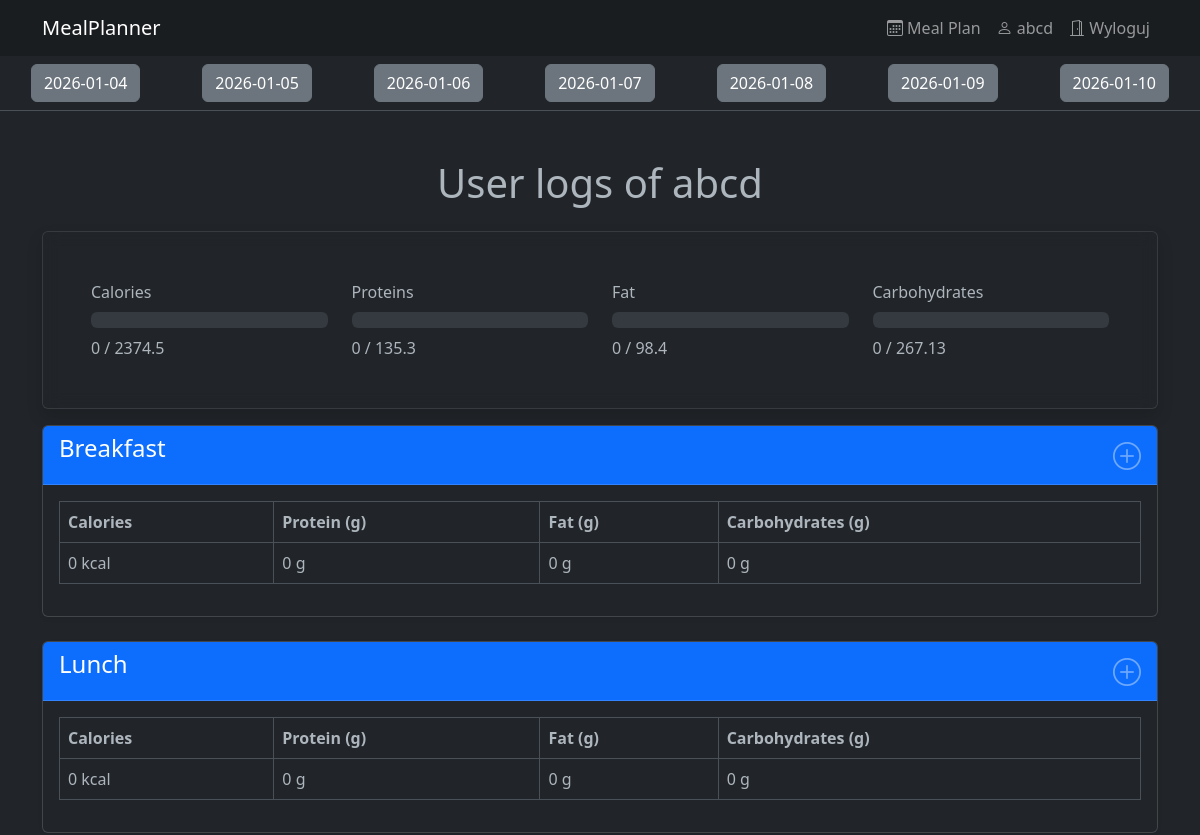
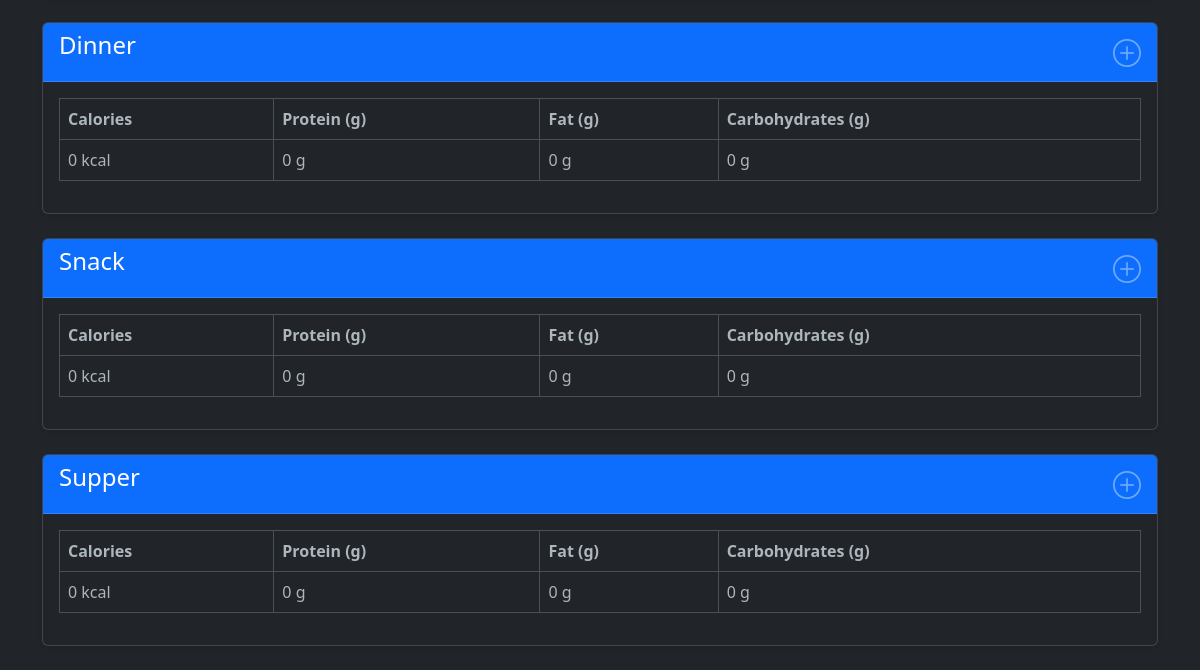
Page /food_logs/?date=2026-01-07 (signed in) on the earlier database version (2 pictures, top to bottom).
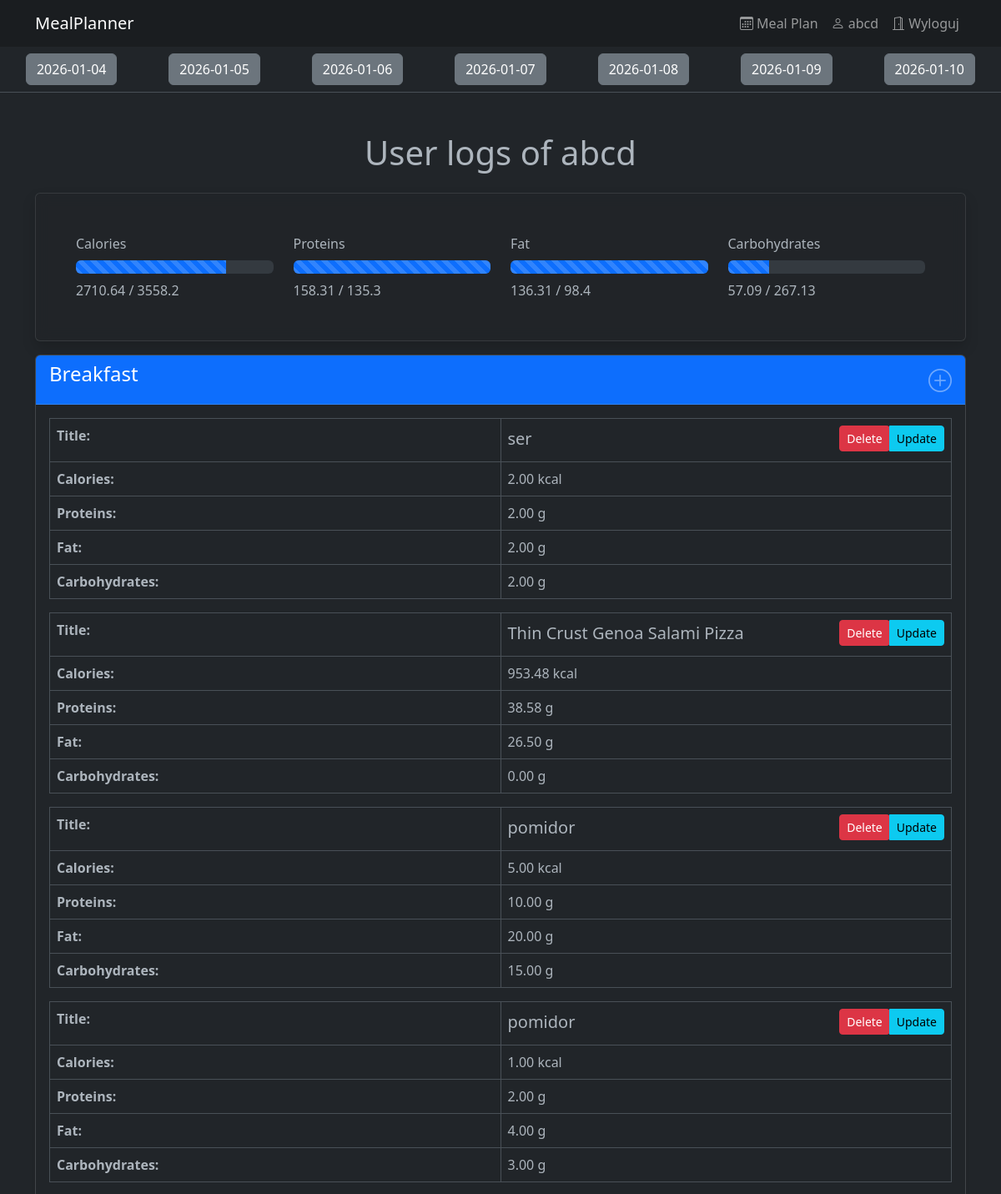
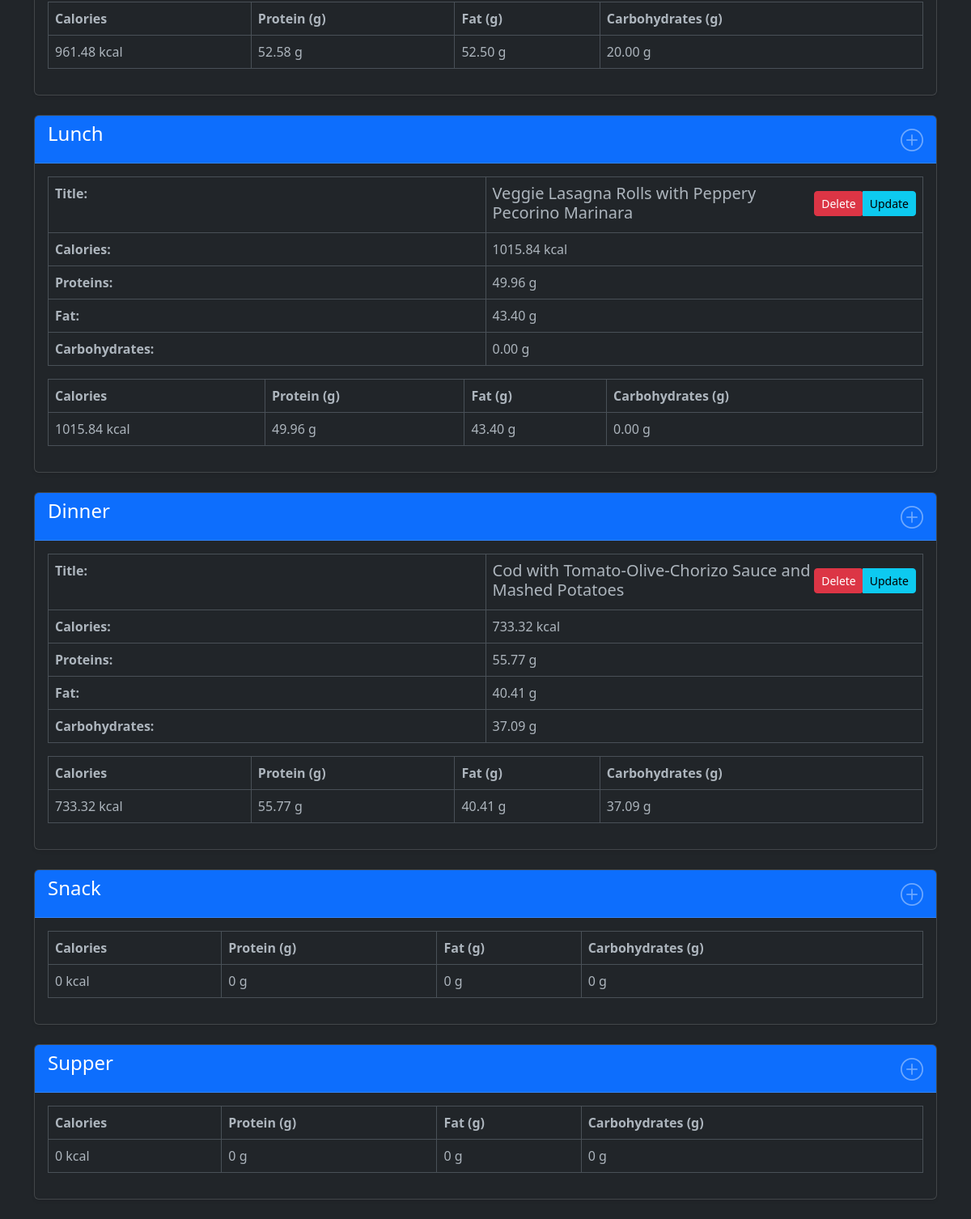
Same page on the later database version (2 pictures, top to bottom).
### recipes/models.py (models this page shows, shortened)
class Recipe (models.Model):
    spoonacular_id=models.IntegerField(unique=True,null=True)
    title=models.CharField(max_length=300)
    ingredients_text = models.TextField(blank=True)
    calories=models.DecimalField(max_digits=6,decimal_places=2)
    protein=models.DecimalField(max_digits=5,decimal_places=2)
    carbohydrates=models.DecimalField(max_digits=5,decimal_places=2)
    fat=models.DecimalField(max_digits=5,decimal_places=2)
    instructions=models.TextField(blank=True)
    image_url=models.URLField()
    servings=models.IntegerField()
    is_vegetarian=models.BooleanField(default=False)
    is_vegan=models.BooleanField(default=False)
    is_gluten_free=models.BooleanField(default=False)
    is_custom=models.BooleanField(default=False)
    created_by=models.ForeignKey(User,null=True,on_delete=models.SET_NULL)
    created_at=models.DateTimeField(auto_now_add=True)
    class Meta:
        ordering = ['-created_at']

class FoodLog(models.Model):
    user=models.ForeignKey(User,on_delete=models.CASCADE,related_name='logs')
    date=models.DateField()
    meal_type=models.CharField(max_length=20,choices=MealType.choices)
    recipe=models.ForeignKey(Recipe,blank=True,null=True,on_delete=models.CASCADE)
    custom_title = models.CharField(blank=True,null=True,max_length=300)
    custom_calories = models.DecimalField(blank=True,null=True,max_digits=6, decimal_places=2)
    custom_protein = models.DecimalField(blank=True,null=True,max_digits=5, decimal_places=2)
    custom_carbohydrates = models.DecimalField(blank=True,null=True,max_digits=5, decimal_places=2)
    custom_fat = models.DecimalField(blank=True,null=True,max_digits=5, decimal_places=2)
    servings = models.IntegerField()
    created_at = models.DateTimeField(auto_now_add=True)

### recipes/views.py (the view)
# urls.py: path('', certain_food_log, name='food_logs'),
@login_required
def certain_food_log(request: HttpRequest) -> HttpResponse:
    date_str = request.GET.get('date')
    date = get_date(date_str)
    dates = [date + timedelta(days=i) for i in range(-3, 4)]
    food_logs = get_certain_food_log(user=request.user, date=date)
    day_macros = get_day_macros(user=request.user, date=date)
    summed_day_macroelements = sum_day_macros(user=request.user, date=date)
    percentages = get_macroelements_percentages(actual_macroelements=summed_day_macroelements, user=request.user)
    return render(request, 'food_logs/certain_food_log.html', {
        'user': request.user,
        'food_logs_types': food_logs,
        'day_macros': day_macros,
        'dates': dates,
        'this_date': date,
        'calculated_macroelements': request.user.profile.macronutrients,
        'summed_day_macroelements': summed_day_macroelements,
        'percentages': percentages,
    })

### domain/food_log.py (called while the page is built)
def get_date(date_str: str) -> datetime:
    if date_str:
        try:
            date = datetime.strptime(date_str, '%Y-%m-%d').date()
        except ValueError:
            date = datetime.today()
    else:
        date = datetime.today()
    return date

def sum_macros(logs):
    if not logs.exists():
        return {'calories': 0, 'protein': 0, 'fat': 0, 'carbohydrates': 0}
    else:
        macroelements_list = list(map(get_entry_macros, logs))
        return reduce(
            lambda acc, item: {
                'calories': acc['calories'] + item['calories'],
                'protein': acc['protein'] + item['protein'],
                'fat': acc['fat'] + item['fat'],
                'carbohydrates': acc['carbohydrates'] + item['carbohydrates']
            },
            macroelements_list,
            {'calories': 0, 'protein': 0, 'fat': 0, 'carbohydrates': 0}
        )

def get_macroelements_percentages(actual_macroelements, user: User):
    goals = user.profile.macronutrients
    return {
        'calories': round(float(actual_macroelements['calories']) / goals['calories'] * 100),
        'protein': round(float(actual_macroelements['protein']) / goals['protein'] * 100),
        'fat': round(float(actual_macroelements['fat']) / goals['fat'] * 100),
        'carbohydrates': round(float(actual_macroelements['carbohydrates']) / goals['carbohydrates'] * 100)
    }

def sum_day_macros(user: User, date) -> dict:
    food_logs = FoodLog.objects.filter(user=user, date=date)
    return sum_macros(food_logs)

def get_day_macros(user: User, date) -> dict:
    food_logs_type = [(
        meal_type.value,
        FoodLog.objects.filter(user=user, date=date, meal_type=meal_type.value)
    ) for meal_type in MealType]
    return dict(
        map(
            lambda item: (item[0], sum_macros(item[1])),
            food_logs_type
        )
    )

### users/models.py (called while the page is built, shortened)
    @property
    def macronutrients(self):
        if self.target_macros:
            return {
                'calories': float(self.target_macros.calories),
                'protein': float(self.target_macros.protein),
                'fat': float(self.target_macros.fat),
                'carbohydrates': float(self.target_macros.carbohydrates)
            }

### templates/food_logs/certain_food_log.html (shortened to what this page needs)
{% extends 'base.html' %}
{% block content %}
    <table class="table table-hover bg-dark-subtle  mt-0 text-center w-100">
        <tbody>
        <tr>
            {% for date in dates %}
                <td>
                    <a href="?date={{ date|date:'Y-m-d' }}" class="btn btn-secondary">{{ date|date:'Y-m-d' }}</a>
                </td>
            {% endfor %}
        </tr>
        </tbody>
    </table>
    <div class="container mt-5">
        <h1 class="text-center mb-4">User logs of {{ user.username }}</h1>
        <div class="card shadow mb-3"
             style="background-color: rgba(33, 37, 41, 0.85);backdrop-filter: blur(8px);border: 1px solid rgba(255, 255, 255, 0.1);">
            <div class="card-body p-5">
                <div class="list-group-item">
                    <div class="row mb-2">
                        <div class="col-3">Calories</div>
                        <div class="col-3">Proteins</div>
                        <div class="col-3">Fat</div>
                        <div class="col-3">Carbohydrates</div>
                    </div>
                    <div class="row">
                        <div class="col-3">
                            <div class="progress mb-2">
                                <div class="progress-bar progress-bar-striped progress-bar-animated" role="progressbar"
                                     aria-valuenow={{ percentages.calories }} aria-valuemin="0" aria-valuemax="100"
                                     style="width: {{ percentages.calories }}%">
                                </div>
                            </div>
                            {{ summed_day_macroelements.calories }} / {{ calculated_macroelements.calories }}
                        </div>
                        <div class="col-3">
                            <div class="progress mb-2">
                                <div class="progress-bar progress-bar-striped progress-bar-animated" role="progressbar"
                                     aria-valuenow={{ percentages.protein }} aria-valuemin="0" aria-valuemax="100"
                                     style="width: {{ percentages.protein }}%">
                                </div>
                            </div>
                            {{ summed_day_macroelements.protein }} / {{ calculated_macroelements.protein }}
                        </div>
                        <div class="col-3">
                            <div class="progress mb-2">
                                <div class="progress-bar progress-bar-striped progress-bar-animated" role="progressbar"
                                     aria-valuenow={{ percentages.fat }} aria-valuemin="0" aria-valuemax="100"
                                     style="width: {{ percentages.fat }}%">
                                </div>
                            </div>
                            {{ summed_day_macroelements.fat }} / {{ calculated_macroelements.fat }}
                        </div>
                        <div class="col-3">
                            <div class="progress mb-2">
                                <div class="progress-bar progress-bar-striped progress-bar-animated" role="progressbar"
                                     aria-valuenow={{ percentages.carbohydrates }} aria-valuemin="0" aria-valuemax="100"
                                     style="width: {{ percentages.carbohydrates }}%">
                                </div>
                            </div>
                            {{ summed_day_macroelements.carbohydrates }} / {{ calculated_macroelements.carbohydrates }}
                        </div>
                    </div>
                </div>
            </div>
        </div>
        {% for meal_name, food_logs in food_logs_types.items %}
            <div class="card mb-4 shadow-sm">
                <div class="card-header bg-primary text-white d-flex justify-content-between">
                    <h4>{{ meal_name.capitalize }}</h4>
                    <a href="{% url 'add_food_log' date=this_date|date:'Y-m-d' meal_type=meal_name %}">
                        <i class="bi bi-plus-circle fs-3"></i>
                    </a>
                </div>
                <div class="card-body">
                    {% for log in food_logs %}
                        <table class="table table-bordered">
                            <tbody>
                            <tr>
                                <th class="w-50">Title:</th>
                                <td>
                                    <div class="d-flex justify-content-between align-items-center mb-1">
                                        <h5 class="mb-0">{{ log.recipe_title }}</h5>
                                        <div class="btn-group">
                                            <form method="POST" action="{% url 'delete_food_log' log.id %}"
                                                  style="display: inline;">
                                                <button type="submit"
                                                        class="btn btn-sm btn-danger"
                                                        onclick="return confirm('Are you sure you want to delete this log?')">
                                                    Delete
                                                </button>
                                            </form>
                                            <a href="{% url 'update_food_log' log.id %}" class="btn btn-sm btn-info">
                                                Update
                                            </a>
                                        </div>
                                    </div>
                                </td>
                            </tr>
                            <tr>
                                <th class="w-50">Calories:</th>
                                <td>{{ log.macroelement.calories }} kcal</td>
                            </tr>
                            <tr>
                                <th>Proteins:</th>
                                <td>{{ log.macroelement.protein }} g</td>
                            </tr>
                            <tr>
                                <th>Fat:</th>
                                <td>{{ log.macroelement.fat }} g</td>
                            </tr>
                            <tr>
                                <th>Carbohydrates:</th>
                                <td>{{ log.macroelement.carbohydrates }} g</td>
                            </tr>
                            </tbody>
                        </table>
                    {% endfor %}
                    <table class="table table-bordered">
                        <thead>
                        <tr>
                            <th>Calories</th>
                            <th>Protein (g)</th>
                            <th>Fat (g)</th>
                            <th>Carbohydrates (g)</th>
                        </tr>
                        </thead>
                        <tbody>
                        <tr>
                            {% for type, macros in day_macros.items %}
                                {% if type == meal_name %}
                                    <td>{{ macros.calories }} kcal</td>
                                    <td>{{ macros.protein }} g</td>
                                    <td>{{ macros.fat }} g</td>
                                    <td>{{ macros.carbohydrates }} g</td>
                                {% endif %}
                            {% endfor %}
                        </tr>
                        </tbody>
                    </table>
                </div>
            </div>
        {% endfor %}
    </div>
{% endblock %}

### templates/base.html (shortened to what this page needs)
<!DOCTYPE html>
<html data-bs-theme="dark">
<head>
    <link href="https://cdn.jsdelivr.net/npm/bootstrap@5.3.0/dist/css/bootstrap.min.css" rel="stylesheet">
    <link rel="stylesheet" href="https://cdn.jsdelivr.net/npm/bootstrap-icons@1.13.1/font/bootstrap-icons.min.css">
</head>
<body>
    <nav class="navbar navbar-expand-lg navbar-dark bg-dark-subtle">
        <div class="container">
            <a class="navbar-brand" href="/">MealPlanner</a>
            <ul class="navbar-nav ms-auto">
                <li class="nav-item">
                    <a class="nav-link" href="{% url 'meal_plan' %}">
                        <i class="bi bi-calendar3"></i> Meal Plan
                    </a>
                </li>
                <li class="nav-item">
                    <a class="nav-link" href="/profile/">
                        <i class="bi bi-person"></i> {{ user.username }}
                    </a>
                </li>
                <li class="nav-item">
                    <a class="nav-link" href="/logout/">
                        <i class="bi bi-door-open"></i> Wyloguj
                    </a>
                </li>
            </ul>
        </div>
    </nav>
    {% block content %}
    {% endblock %}
</body>
</html>

Differences in the rows shown:
added Recipe: recipe_title "ser"
added FoodLog: recipe_title "Thin Crust Genoa Salami Pizza"
added FoodLog: recipe_title "pomidor"
added Recipe: recipe_title "pomidor"
added FoodLog: recipe_title "Veggie Lasagna Rolls with Peppery Pecorino Marinara"
added FoodLog: recipe_title "Cod with Tomato-Olive-Chorizo Sauce and Mashed Potatoes", macroelement.calories "733.32", macroelement.protein "55.77", macroelement.fat "40.41", macroelement.carbohydrates "37.09", calories "733.32", protein "55.77", fat "40.41", carbohydrates "37.09"
Other differences:
{{ summed_day_macroelements.calories }}: "0" → "2710.64"
{{ calculated_macroelements.calories }}: "2374.5" → "3558.2"
{{ summed_day_macroelements.protein }}: "0" → "158.31"
{{ summed_day_macroelements.fat }}: "0" → "136.31"
{{ summed_day_macroelements.carbohydrates }}: "0" → "57.09"
list line gone: "0 kcal 0 g 0 g 0 g"
new list line: "Title: Delete Update Calories: 2.00 kcal Proteins: 2.00 g Fat: 2.00 g Carbohydrates: 2.00 g Title: Delete Update Calories: 953.48 kcal Proteins: 38.58 g Fat: 26.50 g Carbohydrates: 0.00 g Title: Delete Update Calories: 5.00 kcal Proteins: 10.00 g Fat: 20.00 g Carbohydrates: 15.00 g Title: Delete Update Calories: 1.00 kcal Proteins: 2.00 g Fat: 4.00 g Carbohydrates: 3.00 g 961.48 kcal 52.58 g 52.50 g 20.00 g"
new list line: "Title: Delete Update Calories: 1015.84 kcal Proteins: 49.96 g Fat: 43.40 g Carbohydrates: 0.00 g 1015.84 kcal 49.96 g 43.40 g 0.00 g"
